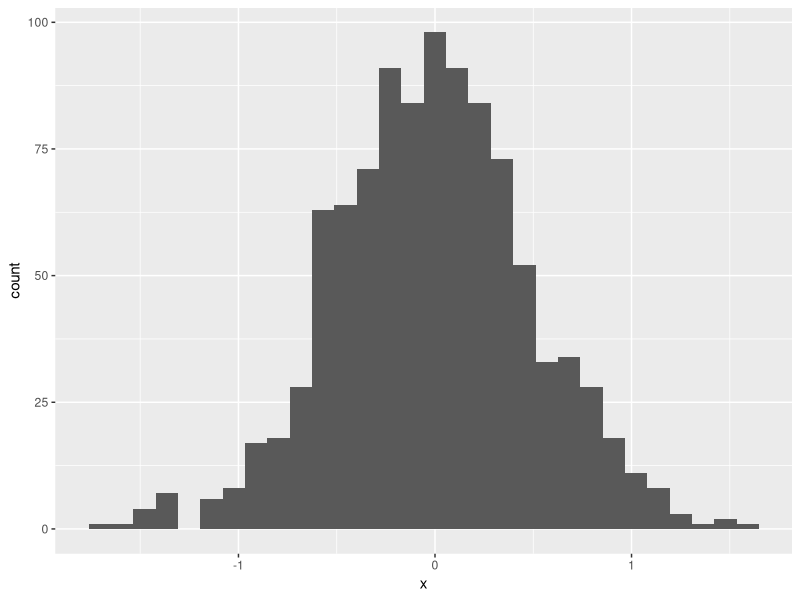
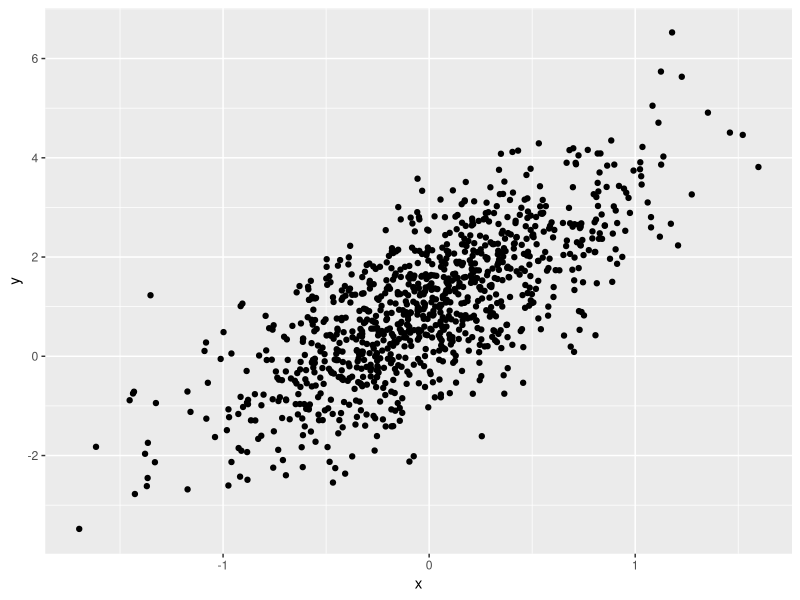
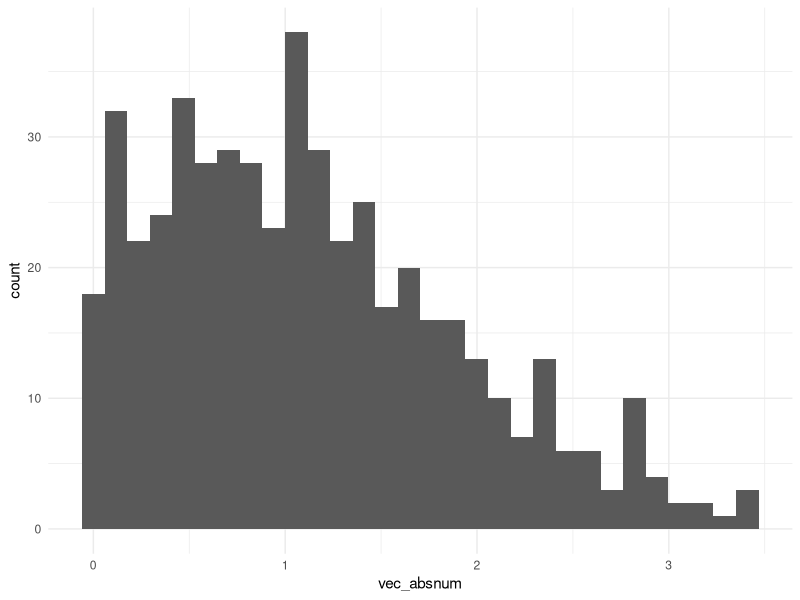
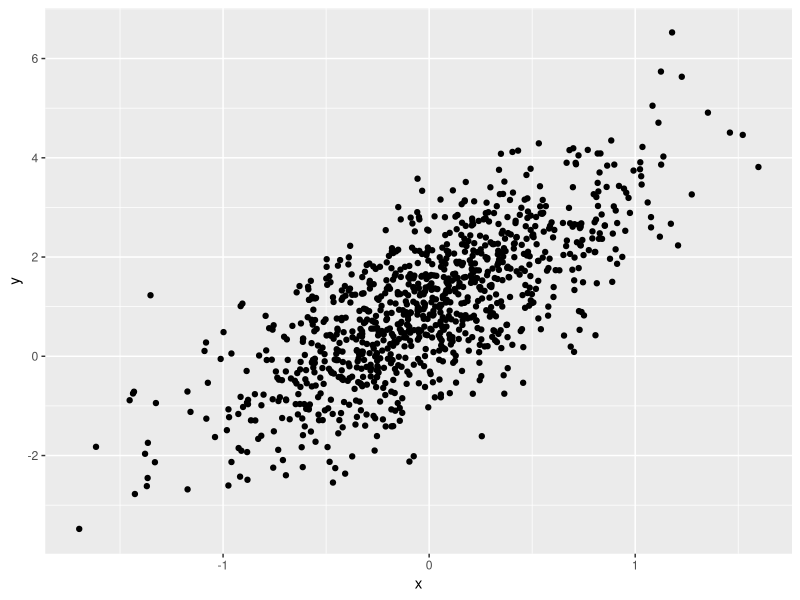

These charts were generated, in order, by the following R code: (Note: this script raises an error after producing the figures.)
## ---- chunk 1
library(tidyverse)
## ---- chunk 2
samp = rnorm(100)
length(samp)
## ---- chunk 3
set.seed(1234)

plot_df = 
  tibble(
    x = rnorm(1000, sd = 0.5),
    y = 1 + 2*x + rnorm(1000),
    y_quad = 1 + 2 * x^2 + rnorm(1000)
  )
plot_df

ggplot(plot_df, aes(x = x)) + geom_histogram()

ggplot(plot_df,aes(x = x, y = y)) + geom_point()

ggsave("output/scatterplot.pdf", height = 4, width = 6)
## ---- chunk 4
set.seed(20210916)
plot_df2 <-
  tibble(
    vec_rand = rnorm(500, mean = 1),
    vec_log = vec_rand > 0,
    vec_absnum = abs(vec_rand)
  )

ggplot(data = plot_df2, aes(x = vec_absnum)) + geom_histogram() + theme_minimal()

round(median(plot_df2$vec_absnum), 2)
## ---- chunk 5
rmarkdown::render(input="first_rmd.RMD", output_format="html_document", output_file="output/first_rmd.html")
